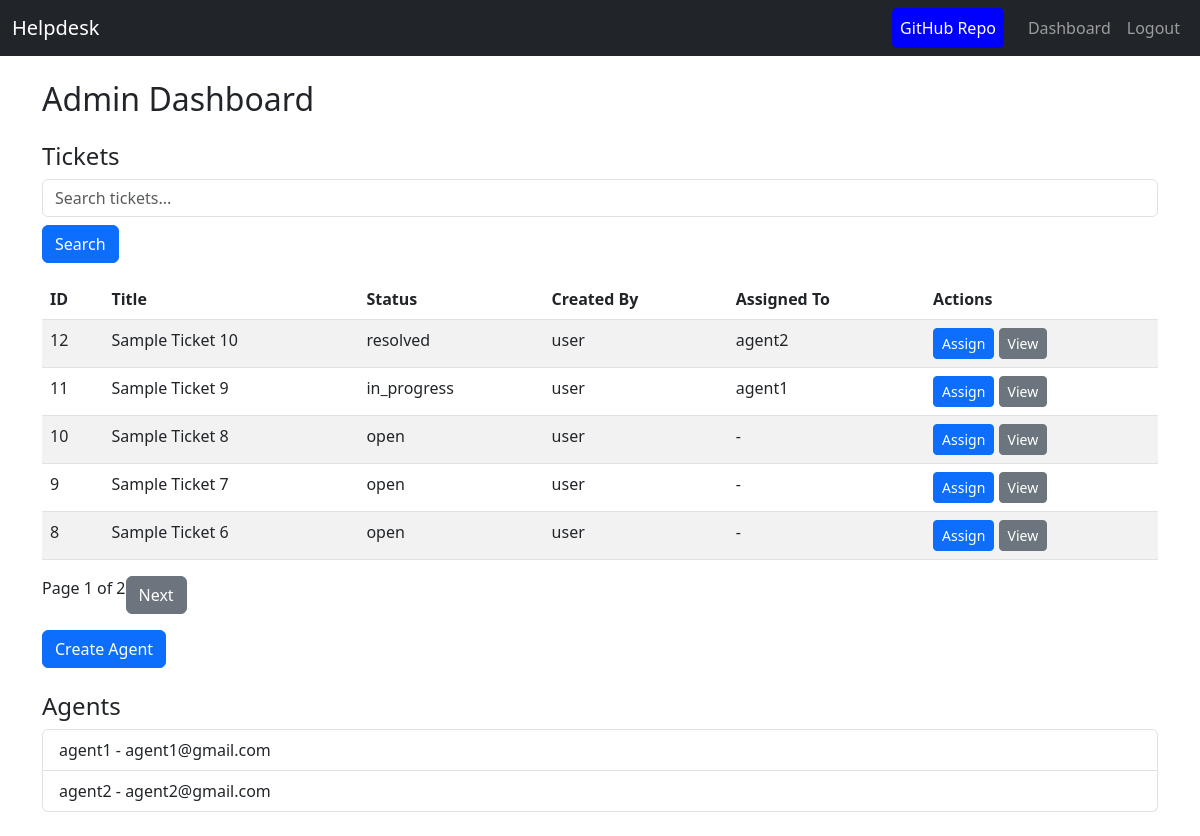
The app's page /dashboard/ (signed in) with its own data.
### tickets/models.py (models this page shows, shortened)
class Ticket(models.Model):
  STATUS_CHOICES = (
    ("open", "Open"),
    ("in_progress", "In Progress"),
    ("resolved", "Resolved"),
    ("closed", "Closed"),
  )
  title = models.CharField(max_length=225)
  description = models.TextField()
  status = models.CharField(max_length=20, choices=STATUS_CHOICES, default="open")
  created_by = models.ForeignKey(User, related_name="created_tickets", on_delete=models.CASCADE)
  assigned_to = models.ForeignKey(
    User, related_name="assigned_tickets", on_delete=models.SET_NULL, null=True, blank=True
  )
  sla_deadline = models.DateTimeField(blank=True, null=True)
  breached = models.BooleanField(default=False)
  version = models.IntegerField(default=1)
  created_at = models.DateTimeField(auto_now_add=True)
  updated_at = models.DateTimeField(auto_now=True)

### accounts/models.py (models this page shows)
class User(AbstractUser):
    ROLE_CHOICES = (
        ("user", "User"),
        ("agent", "Agent"),
        ("admin", "Admin"),
    )
    role = models.CharField(max_length=10, choices=ROLE_CHOICES, default="user")
    objects = UserManager()

### tickets/views_frontend.py (the view)
@login_required
def admin_dashboard(request):
    if request.user.role != "admin":
        return redirect("ticket-list")
    query = request.GET.get('q', "")
    tickets_qs = Ticket.objects.all().order_by("-created_at")
    if query:
        tickets_qs = tickets_qs.filter(
            Q(title__icontains=query) |
            Q(description__icontains=query) |
            Q(comments__text__icontains=query)
        ).distinct()
    agents = User.objects.filter(role="agent")
    paginator = Paginator(tickets_qs, 5)
    page_number = request.GET.get('page', 1)
    tickets = paginator.get_page(page_number)
    return render(request, "admin/dashboard.html", {"tickets": tickets, "agents": agents})

### templates/admin/dashboard.html (shortened to what this page needs)
{% extends "base.html" %}
{% block content %}
<h2>Admin Dashboard</h2>
<h4 class="mt-4">Tickets</h4>
<form method="get" class="mb-3">
  <input type="text" name="q" placeholder="Search tickets..." value="{{ query }}" class="form-control" />
  <button type="submit" class="btn btn-primary mt-2">Search</button>
</form>
<table class="table table-striped">
    <thead>
        <tr>
            <th>ID</th>
            <th>Title</th>
            <th>Status</th>
            <th>Created By</th>
            <th>Assigned To</th>
            <th>Actions</th>
        </tr>
    </thead>
    <tbody>
        {% for ticket in tickets %}
        <tr>
          <td>{{ ticket.id }}</td>
          <td>{{ ticket.title }}</td>
          <td>{{ ticket.status }}</td>
          <td>{{ ticket.created_by.username }}</td>
          <td>
              {% if ticket.assigned_to %}
                  {{ ticket.assigned_to.username }}
              {% else %}
                  -
              {% endif %}
          </td>
          <td>
              <a class="btn btn-sm btn-primary" href="{% url 'assign_ticket' ticket.id %}">Assign</a>
              <a class="btn btn-sm btn-secondary" href="{% url 'ticket_detail' ticket.id %}">View</a>
          </td>
        </tr>
        {% empty %}
        <tr><td colspan="6">No tickets found.</td></tr>
        {% endfor %}
    </tbody>
</table>
<div class="pagination my-3">
  <span>Page {{ tickets.number }} of {{ tickets.paginator.num_pages }}</span>
  {% if tickets.has_next %}
    <a href="?page={{ tickets.next_page_number }}" class="btn btn-secondary">Next</a>
  {% endif %}
</div>
<a href="{% url 'create_agent' %}" class="btn btn-primary">Create Agent</a>
<h4 class="mt-4">Agents</h4>
<ul class="list-group mb-4">
    {% for agent in agents %}
        <li class="list-group-item">{{ agent.username }} - {{ agent.email }}</li>
    {% empty %}
        <li class="list-group-item">No agents found.</li>
    {% endfor %}
</ul>
{% endblock %}

### records on screen
Ticket: id "12", title "Sample Ticket 10", status "resolved", created_by.username "user", assigned_to.username "agent2"
Ticket: id "11", title "Sample Ticket 9", status "in_progress", created_by.username "user", assigned_to.username "agent1"
Ticket: id "10", title "Sample Ticket 8", status "open", created_by.username "user"
Ticket: id "9", title "Sample Ticket 7", status "open", created_by.username "user"
Ticket: id "8", title "Sample Ticket 6", status "open", created_by.username "user"
User: username "agent1", email "agent1@gmail.com"
User: username "agent2", email "agent2@gmail.com"

### other values on screen
{{ tickets.number }} "1"
{{ tickets.paginator.num_pages }} "2"
